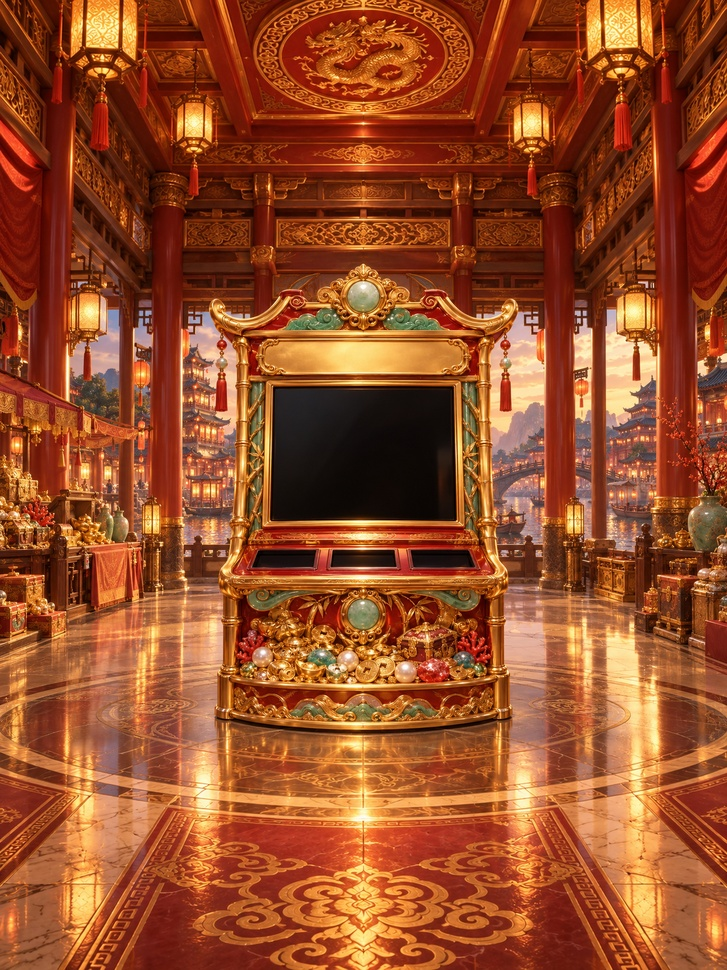
#> input picture 完整游戏模版/全游戏模版/F40_Fortune_Festival_v1.0.0/art-source/room-extension-v2/amber-panda-installed.jpg, 727 x 970 px, shrunk from 2304 x 3072 before the run
$ python remove-black-matte.py '../../../完整游戏模版/全游戏模版/F40_Fortune_Festival_v1.0.0/art-source/room-extension-v2/amber-panda-installed.jpg'
#> lines starting #> are read from the running program, lines starting #| are printed output that depends on the picture
#!/usr/bin/env python3
"""Turn a black-backed additive VFX render into a straight-alpha PNG."""

from __future__ import annotations

import sys
from pathlib import Path

from PIL import Image


def remove_black_matte(path: Path) -> None:
    image = Image.open(path).convert("RGBA")
    output: list[tuple[int, int, int, int]] = []

    for red, green, blue, source_alpha in image.getdata():
        peak = max(red, green, blue)
        if peak <= 7 or source_alpha == 0:
            output.append((0, 0, 0, 0))
            continue

        # The source is an additive render over black. Recover straight-alpha
        # color so dark canvas pixels disappear while cyan water and sparkles
        # retain their original perceived brightness over any game background.
        alpha = round(peak * source_alpha / 255)
        scale = 255.0 / peak
        output.append((
            min(255, round(red * scale)),
            min(255, round(green * scale)),
            min(255, round(blue * scale)),
            alpha,
        ))
#> this loop made 705190 passes
#> (red, green, blue, peak, alpha, scale) on passes 1 to 3: (128, 43, 2, 128, 128, 1.99), (203, 117, 70, 203, 203, 1.26), (174, 81, 22, 174, 174, 1.47)
#> after the loop, output = 705190 items

    image.putdata(output)
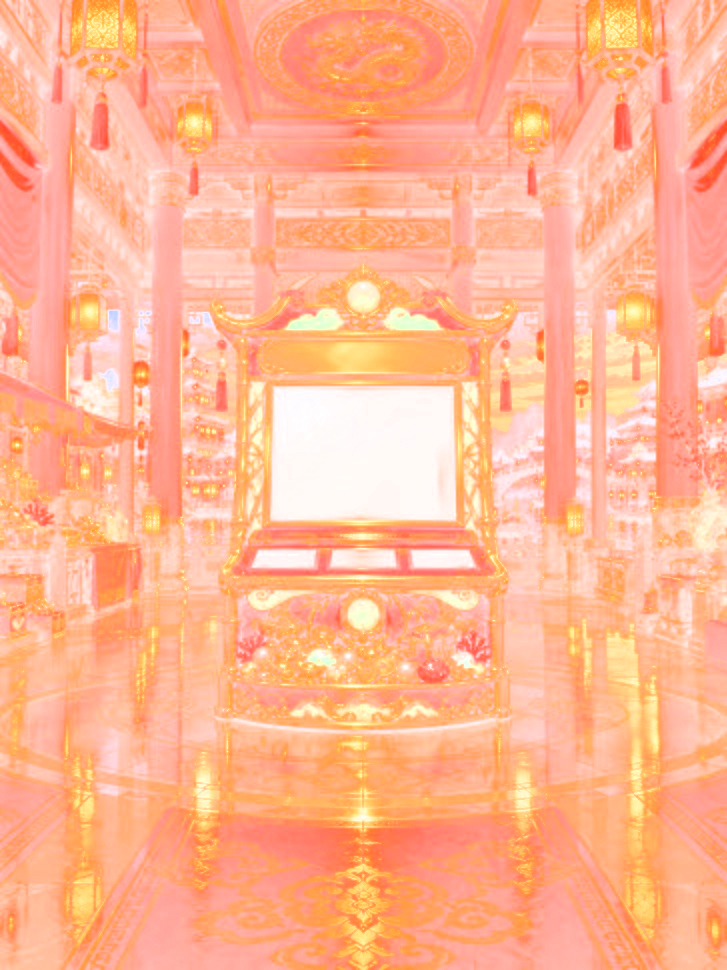
#> image: PIL image 727x970 RGBA; mean R, G, B, A 254.8, 119.2, 61.1, 150.9; transparent parts drawn white
    image.save(path, optimize=True)


if __name__ == "__main__":
    if len(sys.argv) < 2:
        raise SystemExit("usage: remove-black-matte.py PNG [PNG ...]")
    for item in sys.argv[1:]:
        remove_black_matte(Path(item))

$ run again, on 完整游戏模版/全游戏模版/F40_Fortune_Festival_v1.0.0/art-source/room-extension-v2/jade-dragon-installed.jpg
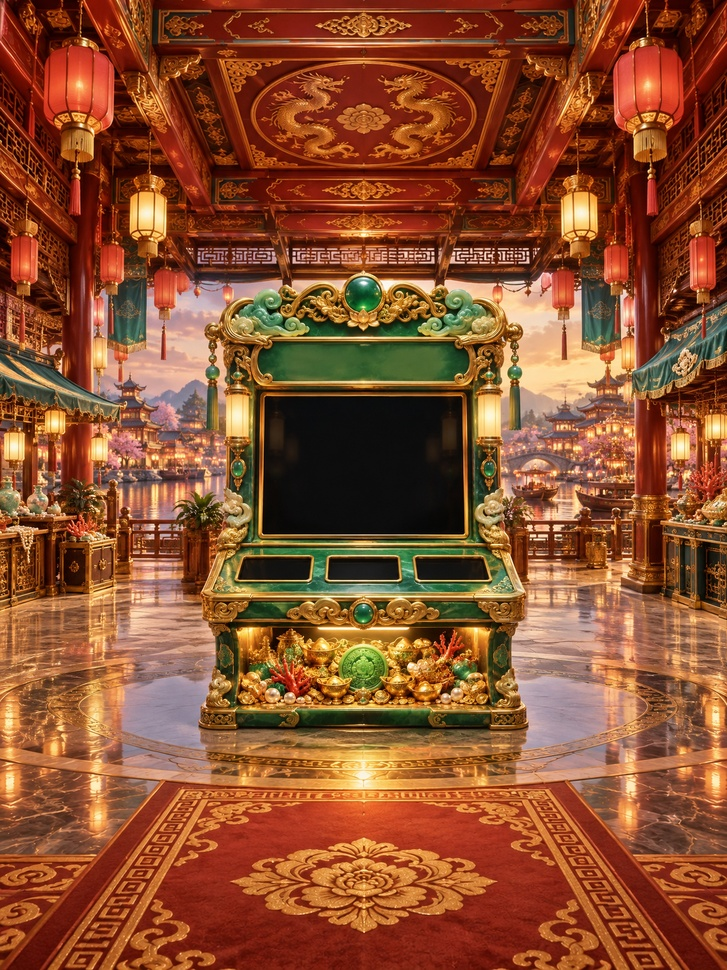
#> input picture 完整游戏模版/全游戏模版/F40_Fortune_Festival_v1.0.0/art-source/room-extension-v2/jade-dragon-installed.jpg, 727 x 970 px, shrunk from 2304 x 3072 before the run
#> the loop in remove_black_matte, `for red, green, blue, source_alpha in image.getdata():` made 705190 passes
#> (red, green, blue, peak, alpha, scale) on passes 1 to 3: (110, 48, 37, 110, 110, 2.32), (99, 37, 26, 99, 99, 2.58), (94, 30, 18, 94, 94, 2.71)
#> after the loop in remove_black_matte, `for red, green, blue, source_alpha in image.getdata():`: output = 705190 items
#> in remove_black_matte, `image.putdata(output)`:
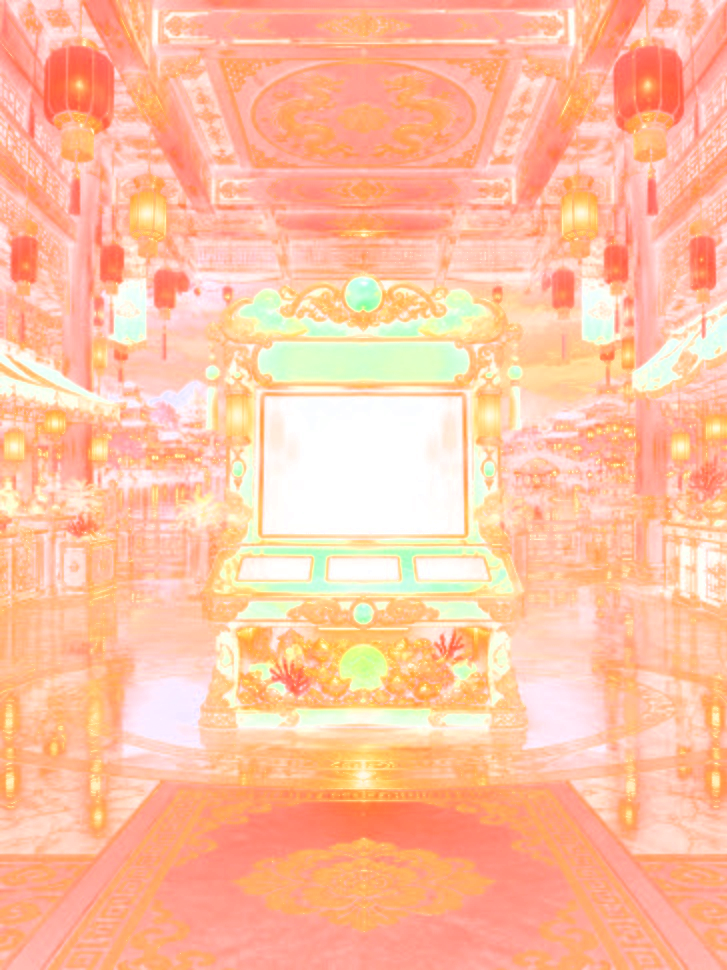
#> image: PIL image 727x970 RGBA; mean R, G, B, A 250.8, 137.5, 79.7, 140.8; transparent parts drawn white

$ run again, on 完整游戏模版/全游戏模版/F40_Fortune_Festival_v1.0.0/art-source/room-extension-v2/pearl-qilin-installed.jpg
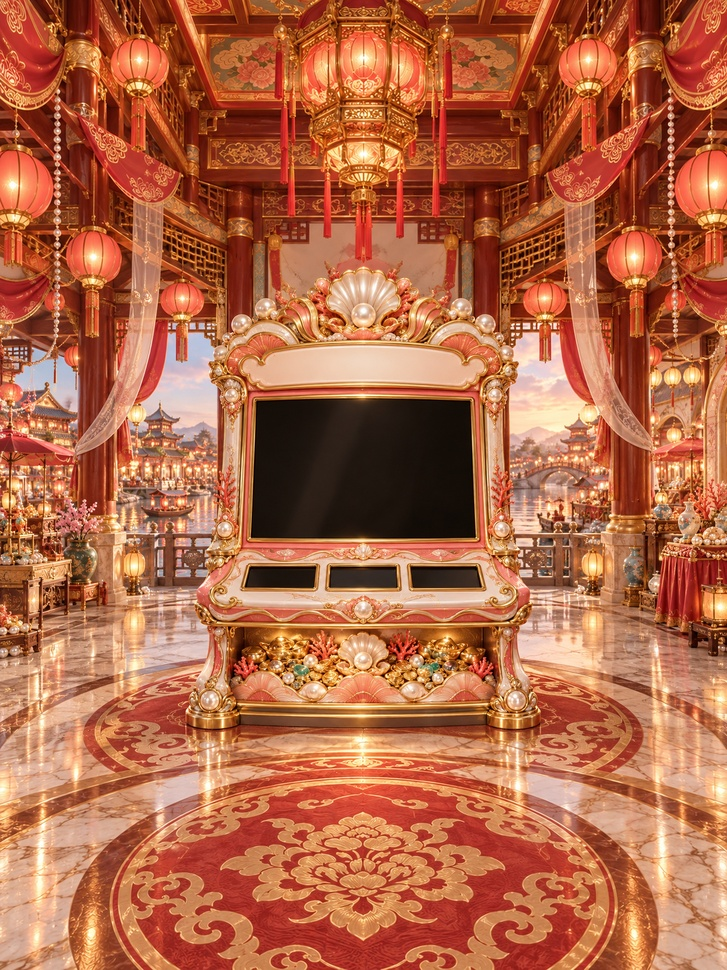
#> input picture 完整游戏模版/全游戏模版/F40_Fortune_Festival_v1.0.0/art-source/room-extension-v2/pearl-qilin-installed.jpg, 727 x 970 px, shrunk from 2304 x 3072 before the run
#> the loop in remove_black_matte, `for red, green, blue, source_alpha in image.getdata():` made 705190 passes
#> (red, green, blue, peak, alpha, scale) on passes 1 to 3: (199, 117, 77, 199, 199, 1.28), (214, 129, 88, 214, 214, 1.19), (206, 115, 70, 206, 206, 1.24)
#> after the loop in remove_black_matte, `for red, green, blue, source_alpha in image.getdata():`: output = 705190 items
#> in remove_black_matte, `image.putdata(output)`:
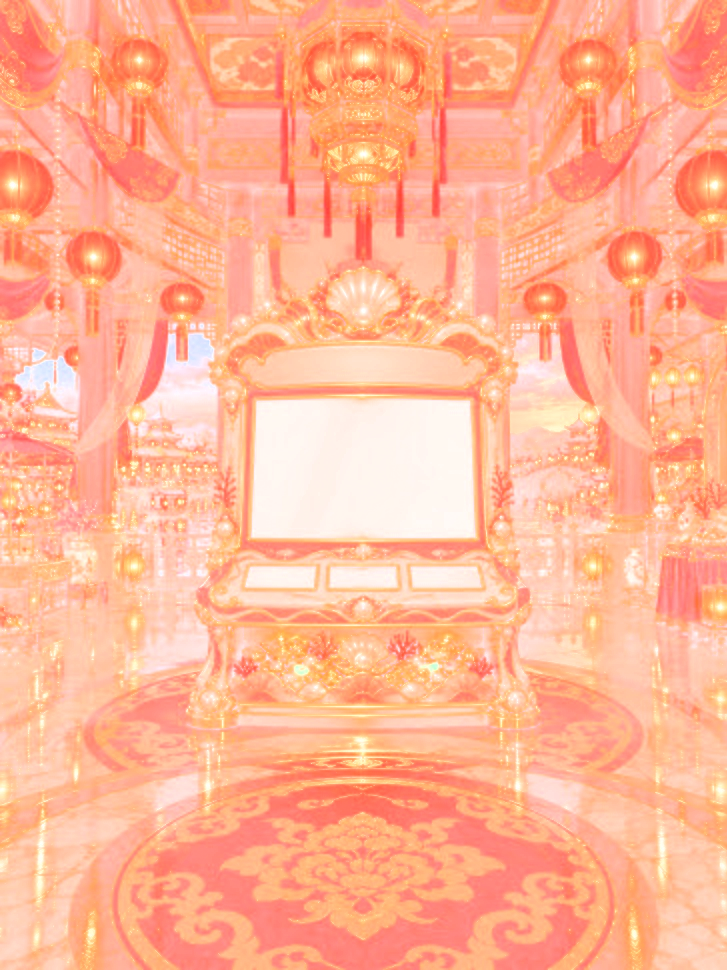
#> image: PIL image 727x970 RGBA; mean R, G, B, A 254.9, 140.2, 92.6, 177.6; transparent parts drawn white
